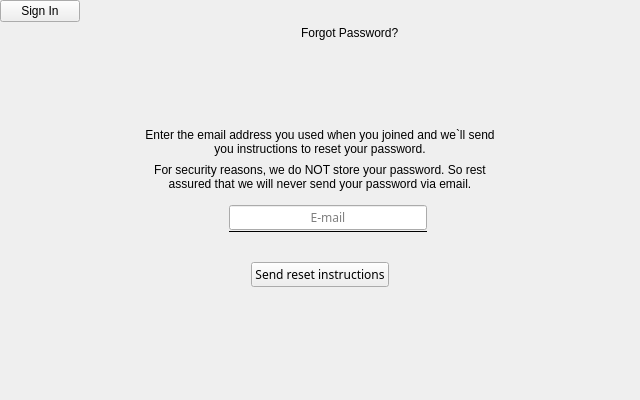
<?xml version="1.0" encoding="UTF-8"?>
<ui version="4.0">
 <class>ForgotPasswordSmall</class>
 <widget class="QWidget" name="ForgotPasswordSmall">
  <property name="geometry">
   <rect>
    <x>0</x>
    <y>0</y>
    <width>640</width>
    <height>400</height>
   </rect>
  </property>
  <property name="windowTitle">
   <string>Form</string>
  </property>
  <layout class="QVBoxLayout" name="verticalLayout">
   <property name="spacing">
    <number>0</number>
   </property>
   <property name="leftMargin">
    <number>0</number>
   </property>
   <property name="topMargin">
    <number>0</number>
   </property>
   <property name="rightMargin">
    <number>0</number>
   </property>
   <property name="bottomMargin">
    <number>0</number>
   </property>
   <item>
    <layout class="QHBoxLayout" name="horizontalLayout_28">
     <property name="spacing">
      <number>0</number>
     </property>
     <item>
      <layout class="QVBoxLayout" name="verticalLayout_30">
       <property name="spacing">
        <number>0</number>
       </property>
       <item>
        <widget class="QPushButton" name="btBack">
         <property name="cursor">
          <cursorShape>PointingHandCursor</cursorShape>
         </property>
         <property name="focusPolicy">
          <enum>Qt::StrongFocus</enum>
         </property>
         <property name="text">
          <string>Sign In</string>
         </property>
         <property name="icon">
          <iconset resource="../resources/common/common.qrc">
           <normaloff>:/pics/back_icon.png</normaloff>:/pics/back_icon.png</iconset>
         </property>
         <property name="flat">
          <bool>false</bool>
         </property>
        </widget>
       </item>
       <item>
        <spacer name="verticalSpacer_25">
         <property name="orientation">
          <enum>Qt::Vertical</enum>
         </property>
         <property name="sizeType">
          <enum>QSizePolicy::Expanding</enum>
         </property>
         <property name="sizeHint" stdset="0">
          <size>
           <width>20</width>
           <height>10</height>
          </size>
         </property>
        </spacer>
       </item>
      </layout>
     </item>
     <item>
      <spacer name="horizontalSpacer_47">
       <property name="orientation">
        <enum>Qt::Horizontal</enum>
       </property>
       <property name="sizeType">
        <enum>QSizePolicy::Expanding</enum>
       </property>
       <property name="sizeHint" stdset="0">
        <size>
         <width>40</width>
         <height>20</height>
        </size>
       </property>
      </spacer>
     </item>
     <item>
      <layout class="QVBoxLayout" name="verticalLayout_20">
       <property name="spacing">
        <number>0</number>
       </property>
       <item>
        <spacer name="verticalSpacer_24">
         <property name="orientation">
          <enum>Qt::Vertical</enum>
         </property>
         <property name="sizeType">
          <enum>QSizePolicy::Fixed</enum>
         </property>
         <property name="sizeHint" stdset="0">
          <size>
           <width>20</width>
           <height>9</height>
          </size>
         </property>
        </spacer>
       </item>
       <item>
        <layout class="QVBoxLayout" name="verticalLayout_31">
         <item>
          <widget class="QLabel" name="lbTitle">
           <property name="text">
            <string>Forgot Password?</string>
           </property>
          </widget>
         </item>
        </layout>
       </item>
      </layout>
     </item>
     <item>
      <spacer name="horizontalSpacer_48">
       <property name="orientation">
        <enum>Qt::Horizontal</enum>
       </property>
       <property name="sizeType">
        <enum>QSizePolicy::Expanding</enum>
       </property>
       <property name="sizeHint" stdset="0">
        <size>
         <width>40</width>
         <height>20</height>
        </size>
       </property>
      </spacer>
     </item>
     <item>
      <layout class="QVBoxLayout" name="verticalLayout_32">
       <property name="spacing">
        <number>0</number>
       </property>
       <item>
        <widget class="QFrame" name="wgBackSpacing">
         <property name="frameShape">
          <enum>QFrame::NoFrame</enum>
         </property>
         <property name="frameShadow">
          <enum>QFrame::Raised</enum>
         </property>
        </widget>
       </item>
       <item>
        <spacer name="verticalSpacer_28">
         <property name="orientation">
          <enum>Qt::Vertical</enum>
         </property>
         <property name="sizeType">
          <enum>QSizePolicy::Expanding</enum>
         </property>
         <property name="sizeHint" stdset="0">
          <size>
           <width>20</width>
           <height>10</height>
          </size>
         </property>
        </spacer>
       </item>
      </layout>
     </item>
    </layout>
   </item>
   <item>
    <spacer name="verticalSpacer_3">
     <property name="orientation">
      <enum>Qt::Vertical</enum>
     </property>
     <property name="sizeType">
      <enum>QSizePolicy::Fixed</enum>
     </property>
     <property name="sizeHint" stdset="0">
      <size>
       <width>20</width>
       <height>72</height>
      </size>
     </property>
    </spacer>
   </item>
   <item>
    <widget class="QLabel" name="lblTextFirst">
     <property name="text">
      <string>&lt;html&gt;&lt;head/&gt;&lt;body&gt;&lt;p align=&quot;center&quot;&gt;Enter the email address you used when you joined and we`ll send&lt;br&gt;you instructions to reset your password.&lt;/p&gt;&lt;/body&gt;&lt;/html&gt;</string>
     </property>
     <property name="alignment">
      <set>Qt::AlignCenter</set>
     </property>
    </widget>
   </item>
   <item>
    <spacer name="verticalSpacer_5">
     <property name="orientation">
      <enum>Qt::Vertical</enum>
     </property>
     <property name="sizeType">
      <enum>QSizePolicy::Fixed</enum>
     </property>
     <property name="sizeHint" stdset="0">
      <size>
       <width>20</width>
       <height>7</height>
      </size>
     </property>
    </spacer>
   </item>
   <item>
    <widget class="QLabel" name="lblTextSecond">
     <property name="text">
      <string>For security reasons, we do NOT store your password. So rest&lt;br&gt;assured that we will never send your password via email.</string>
     </property>
     <property name="alignment">
      <set>Qt::AlignCenter</set>
     </property>
    </widget>
   </item>
   <item>
    <widget class="QLabel" name="lbMessage">
     <property name="text">
      <string/>
     </property>
     <property name="alignment">
      <set>Qt::AlignCenter</set>
     </property>
    </widget>
   </item>
   <item>
    <layout class="QHBoxLayout" name="horizontalLayout_14">
     <property name="spacing">
      <number>0</number>
     </property>
     <item>
      <spacer name="horizontalSpacer_44">
       <property name="orientation">
        <enum>Qt::Horizontal</enum>
       </property>
       <property name="sizeType">
        <enum>QSizePolicy::Expanding</enum>
       </property>
       <property name="sizeHint" stdset="0">
        <size>
         <width>0</width>
         <height>20</height>
        </size>
       </property>
      </spacer>
     </item>
     <item>
      <widget class="QWidget" name="wgEdits" native="true">
       <layout class="QHBoxLayout" name="horizontalLayout_3">
        <property name="spacing">
         <number>9</number>
        </property>
        <property name="leftMargin">
         <number>0</number>
        </property>
        <property name="topMargin">
         <number>0</number>
        </property>
        <property name="rightMargin">
         <number>0</number>
        </property>
        <property name="bottomMargin">
         <number>0</number>
        </property>
        <item>
         <widget class="QLabel" name="lblMail">
          <property name="sizePolicy">
           <sizepolicy hsizetype="Fixed" vsizetype="Fixed">
            <horstretch>0</horstretch>
            <verstretch>0</verstretch>
           </sizepolicy>
          </property>
          <property name="text">
           <string/>
          </property>
          <property name="scaledContents">
           <bool>true</bool>
          </property>
         </widget>
        </item>
        <item>
         <layout class="QVBoxLayout" name="verticalLayout_5">
          <property name="spacing">
           <number>0</number>
          </property>
          <item>
           <widget class="QLineEdit" name="edMail">
            <property name="font">
             <font>
              <family>Regular</family>
              <weight>50</weight>
              <italic>false</italic>
              <bold>false</bold>
             </font>
            </property>
            <property name="text">
             <string/>
            </property>
            <property name="maxLength">
             <number>336</number>
            </property>
            <property name="alignment">
             <set>Qt::AlignCenter</set>
            </property>
            <property name="placeholderText">
             <string>E-mail</string>
            </property>
           </widget>
          </item>
          <item>
           <widget class="Line" name="lineMail">
            <property name="frameShadow">
             <enum>QFrame::Plain</enum>
            </property>
            <property name="midLineWidth">
             <number>1</number>
            </property>
            <property name="orientation">
             <enum>Qt::Horizontal</enum>
            </property>
           </widget>
          </item>
         </layout>
        </item>
       </layout>
      </widget>
     </item>
     <item>
      <spacer name="horizontalSpacer_46">
       <property name="orientation">
        <enum>Qt::Horizontal</enum>
       </property>
       <property name="sizeType">
        <enum>QSizePolicy::Expanding</enum>
       </property>
       <property name="sizeHint" stdset="0">
        <size>
         <width>0</width>
         <height>20</height>
        </size>
       </property>
      </spacer>
     </item>
    </layout>
   </item>
   <item>
    <spacer name="verticalSpacer">
     <property name="orientation">
      <enum>Qt::Vertical</enum>
     </property>
     <property name="sizeType">
      <enum>QSizePolicy::Fixed</enum>
     </property>
     <property name="sizeHint" stdset="0">
      <size>
       <width>20</width>
       <height>29</height>
      </size>
     </property>
    </spacer>
   </item>
   <item>
    <layout class="QHBoxLayout" name="horizontalLayout_22">
     <property name="topMargin">
      <number>0</number>
     </property>
     <item>
      <spacer name="horizontalSpacer_37">
       <property name="orientation">
        <enum>Qt::Horizontal</enum>
       </property>
       <property name="sizeType">
        <enum>QSizePolicy::Expanding</enum>
       </property>
       <property name="sizeHint" stdset="0">
        <size>
         <width>40</width>
         <height>20</height>
        </size>
       </property>
      </spacer>
     </item>
     <item>
      <widget class="QPushButton" name="btSend">
       <property name="enabled">
        <bool>true</bool>
       </property>
       <property name="font">
        <font>
         <family>Regular</family>
         <weight>50</weight>
         <italic>false</italic>
         <bold>false</bold>
        </font>
       </property>
       <property name="focusPolicy">
        <enum>Qt::StrongFocus</enum>
       </property>
       <property name="text">
        <string>Send reset instructions</string>
       </property>
       <property name="flat">
        <bool>false</bool>
       </property>
      </widget>
     </item>
     <item>
      <spacer name="horizontalSpacer_38">
       <property name="orientation">
        <enum>Qt::Horizontal</enum>
       </property>
       <property name="sizeHint" stdset="0">
        <size>
         <width>40</width>
         <height>20</height>
        </size>
       </property>
      </spacer>
     </item>
    </layout>
   </item>
   <item>
    <spacer name="verticalSpacer_2">
     <property name="orientation">
      <enum>Qt::Vertical</enum>
     </property>
     <property name="sizeType">
      <enum>QSizePolicy::Expanding</enum>
     </property>
     <property name="sizeHint" stdset="0">
      <size>
       <width>20</width>
       <height>113</height>
      </size>
     </property>
    </spacer>
   </item>
  </layout>
 </widget>
 <resources>
  <include location="../resources/common/common.qrc"/>
  <include location="../resources/common/common.qrc"/>
 </resources>
 <connections/>
</ui>
